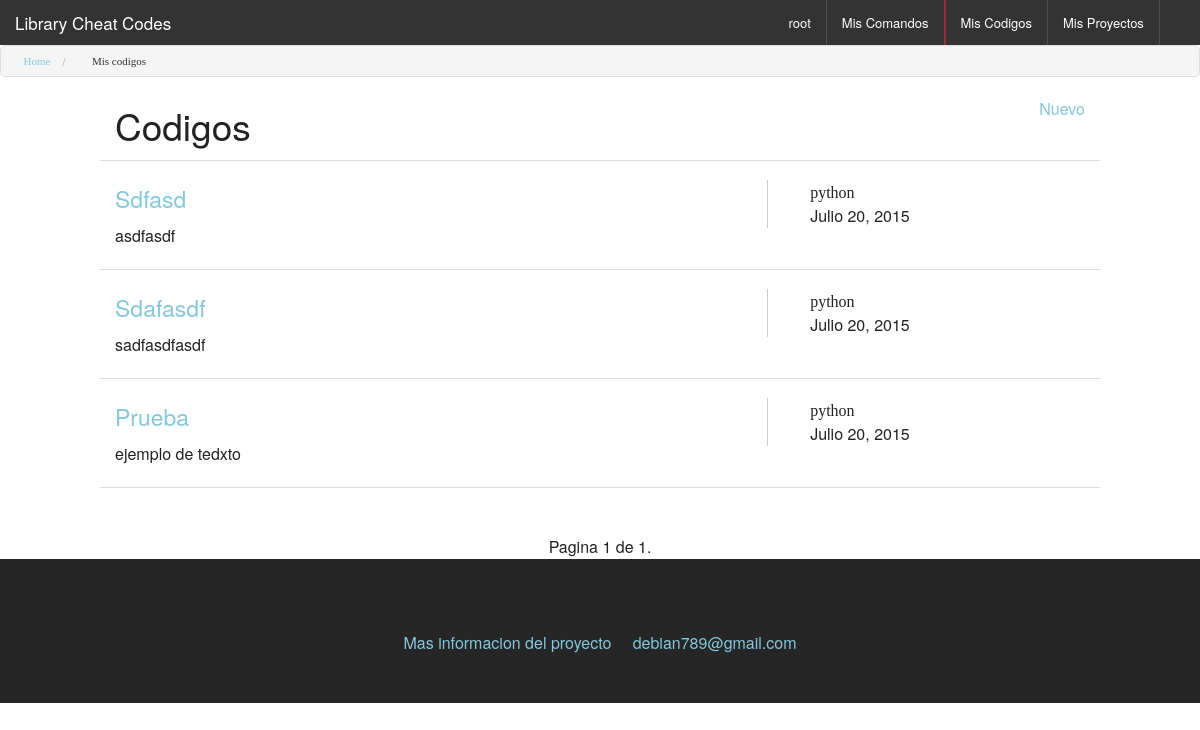
/codigos/ (signed in), run on an earlier commit of the app's database.
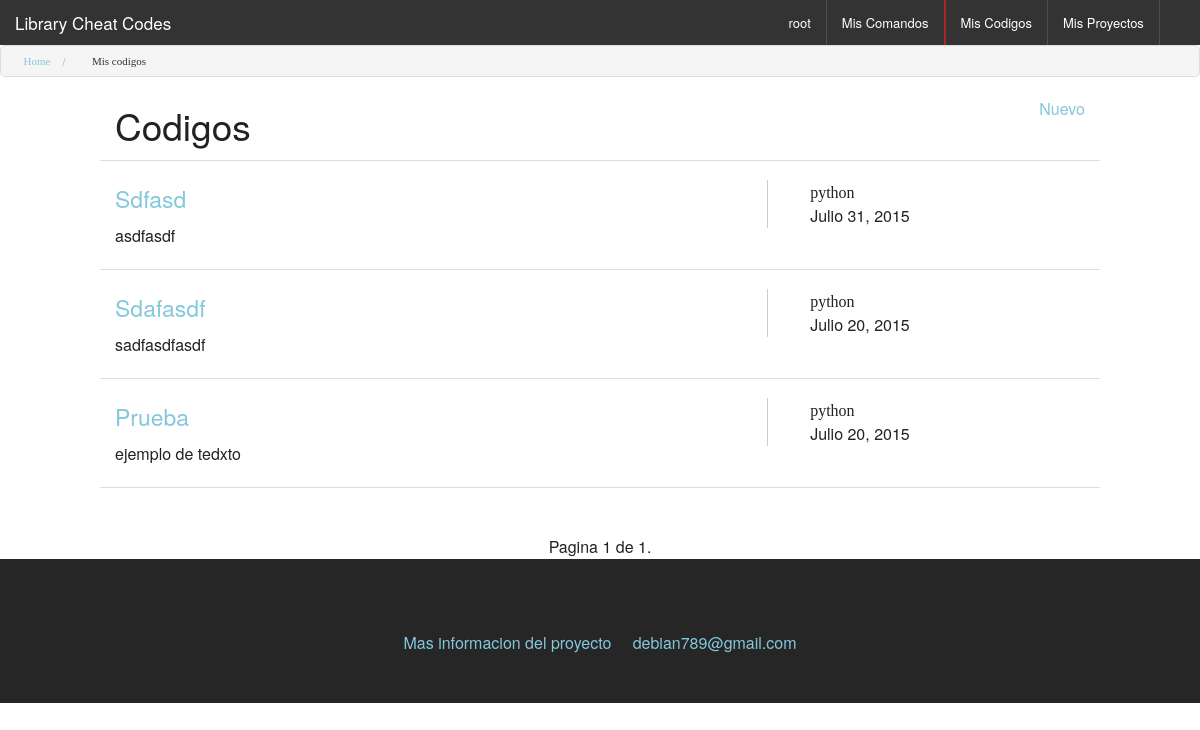
And on a later commit of the database.
### codigos/models.py (models this page shows, shortened)
class mdl_codigos(models.Model):
	titulo 		 = models.CharField(max_length=500)
	descripcion  = models.TextField(blank=True)
	links    	 = models.URLField(max_length=300,blank=True)
	lenguaje     = models.ForeignKey(mdl_lenguaje,blank=False)
	archivo      = models.FileField(upload_to='archivoCodigos/',null=True,blank=True)
	codigo 		 = models.TextField()
	usuario      = models.ForeignKey(User)
	favorito     = models.BooleanField(default=False,blank=False)
	fechaIngreso = models.DateField(auto_now = True)
	estado       = models.BooleanField(default = False)
	class Meta:
		verbose_name = ('Codigo')
		verbose_name_plural = ('Codigos')

### elementos_comunes/models.py (models this page shows)
class mdl_lenguaje(models.Model):
	nombre = models.CharField(max_length = 300)
	class Meta:
		verbose_name = ('Lenguaje')
		verbose_name_plural = ('Lenguajes')
	def __unicode__(self):
		return self.nombre

### codigos/views.py (the view)
# urls.py: url(r'^codigos/$','view_codigos', name = 'codigos'),
@login_required
def view_codigos(request):
	if request.method == 'POST':
		formularioBusqueda = frm_codigos_busqueda(request.POST)
		if formularioBusqueda.is_valid():
			usuario = User.objects.select_related().get(id=request.user.id)
			codigos = mdl_codigos.objects.select_related().filter(usuario=usuario).order_by('-id')
			if formularioBusqueda.cleaned_data['busqueda']:
				codigos = codigos.filter( Q(titulo__icontains=formularioBusqueda.cleaned_data['busqueda']) | Q(descripcion__icontains=formularioBusqueda.cleaned_data['busqueda']) )
			else:
				pass
			if formularioBusqueda.cleaned_data['lenguaje']  :
				codigos = codigos.filter(lenguaje=formularioBusqueda.cleaned_data['lenguaje'])
			else:
				pass
			if formularioBusqueda.cleaned_data['adjunto']:
				codigos = codigos.filter(archivo__isnull=False).exclude(archivo__exact='')
				print "busqueda por adjunto "
			else:
				pass
			paginator = Paginator(codigos,20)
			page = request.POST.get('page')
			try:
				contacts = paginator.page(page)
			except PageNotAnInteger:
				contacts = paginator.page(1)
			except EmptyPage:
				contacts = paginator.page(paginator.num_pages)
			porFormulario=True
			contexto = {"codigos":contacts,"formularioBusqueda":formularioBusqueda,"porFormulario":porFormulario}
		else:
			usuario = User.objects.select_related().get(id=request.user.id)
			codigos = mdl_codigos.objects.select_related().filter(usuario=usuario).order_by('-id')
			formularioBusqueda = frm_codigos_busqueda()
			paginator = Paginator(codigos,20)
			page = request.POST.get('page')
			try:
				contacts = paginator.page(page)
			except PageNotAnInteger:
				contacts = paginator.page(1)
			except EmptyPage:
				contacts = paginator.page(paginator.num_pages)
			porFormulario=True
			contexto = {"codigos":contacts,"formularioBusqueda":formularioBusqueda,"porFormulario":porFormulario}
		return render(request,"codigos.html",contexto)
	else:
		usuario = User.objects.select_related().get(id=request.user.id)
		codigos = mdl_codigos.objects.select_related().filter(usuario=usuario).order_by('-id')
		formularioBusqueda = frm_codigos_busqueda()
		paginator = Paginator(codigos,20)
		page = request.GET.get('page')
		try:
			contacts = paginator.page(page)
		except PageNotAnInteger:
			contacts = paginator.page(1)
		except EmptyPage:
			contacts = paginator.page(paginator.num_pages)
		contexto = {"codigos":contacts,"formularioBusqueda":formularioBusqueda}
		return render(request,"codigos.html",contexto)

### principal/context_processors.py (called while the page is built)
def menu(request):
    menu = {'menu': [
        {'name': 'Mis Comandos ', 'url':reverse('comandos')},
        {'name': 'Mis Codigos ', 'url': reverse('codigos')},
        {'name': 'Mis Proyectos ', 'url': reverse('proyectos')},
    ]}
    for item in menu['menu']:
        if request.path == item['url']:
            item['active'] = True
    return menu

def menu_publico(request):
    menu = {'menu_publico': [
        {'name': 'Comandos ', 'url':reverse('comandos_publicos')},
        {'name': 'Codigos ', 'url': reverse('codigos_publicos')},
        {'name': 'Proyectos ', 'url': reverse('proyectos_publicos')},
    ]}
    for item in menu['menu_publico']:
        if request.path == item['url']:
            item['active'] = True
    return menu

### codigos/templates/codigos.html (shortened to what this page needs)
{% extends "base.html" %}
{% block contenido %}
<ul class="breadcrumbs">
 	 <li><a href="{% url 'inicio' %} " class="icon-home3">Home</a></li>
	{% if user.is_authenticated %}
		<li class="current">	<a href="{% url 'codigos' %}" class="activado icon-embed2"> Mis codigos  </a>  </li>
	{% else %}
		<li class="current"><a href="{% url 'codigos_publicos' %}" class="activado"> Comandos </a>  </li>
	{% endif %}
</ul>
<article class="resultadoBusqueda">
<div class="row">
<div class="large-8 column"><h2>Codigos</h2></div>
<div class="large-4 column text-right">
	{% if user.is_authenticated %}
				<a href="{% url 'agregar_codigo'%}" class="opcionNuevo"  data-reveal-id="modalAdministracion" data-reveal >
					 <span class="icon-file-text2"></span> Nuevo</a>
	{% endif %}
</div>
<hr>
	{% if codigos %}
	<div id="itemCollection" class="large-12">
		{% for codigo in codigos %}
		<div class=" "  >
			{% if user.is_authenticated %}
			<div class=" " >
				<div class="large-8 column">
					<h4>
					<a href="{% url 'detalle_codigo' codigo.id  %}">{{ codigo.titulo|truncatechars:140|capfirst }}</a>
					</h4>
					<p >{{ codigo.descripcion|truncatechars:140 }}  </p>
				</div>
				<div class="large-4 column"  style="border-left:1px solid #ccc  ">
		<div class="large-6 small-6 column"> <span class="icon-leaf">{{codigo.lenguaje }}</span></div>
		<div class="large-1 small-1 column">
			<a href="{% url 'editar_codigo' codigo.id %}" class=" icon-pencil2 opcionEditar" data-reveal-id="modalAdministracion" data-reveal ></a>
		</div>
		<div class="large-1 small-1 column">
			{% if codigo.archivo %}
				<a href="{{MEDIA_URL}}/{{codigo.archivo}} " class=" icon-attachment " target="blank"></a>
			{% else %}
				<span class="icon-attachment"></span>
			{% endif %}
		</div>
		<div class="large-1 small-1 column"><a href="{% url 'codigo_pdf' codigo.id %}" class="icon-file-text">	</a></div>
		<div class="large-1 small-1 column">
			<a href="{% url 'eliminar_codigo' codigo.id %}" class=" icon-bin2" ></a>
			</div>
		<br>
		<div class="large-12 small-12 column"> <span class="icon-calendar"></span>{{codigo.fechaIngreso }}</div>
			</div>
			</div>
			<hr>
			{% endif %}
		</div>
		{% endfor %}
	</div>
	</div>
	{% if not porFormulario %}
	<div class="text-center">
	<br>
	<br>
		<span class="step-links">
			<span class="current">
				Pagina {{ codigos.number }} de {{ codigos.paginator.num_pages }}.
			</span>
		</span>
	</div>
	{% endif %}
	{% endif %}
</article>
{% endblock %}

What changed in the data, as far as the page shows it:
changed mdl_codigos "Sdfasd": fechaIngreso "Julio 20, 2015" → "Julio 31, 2015"
